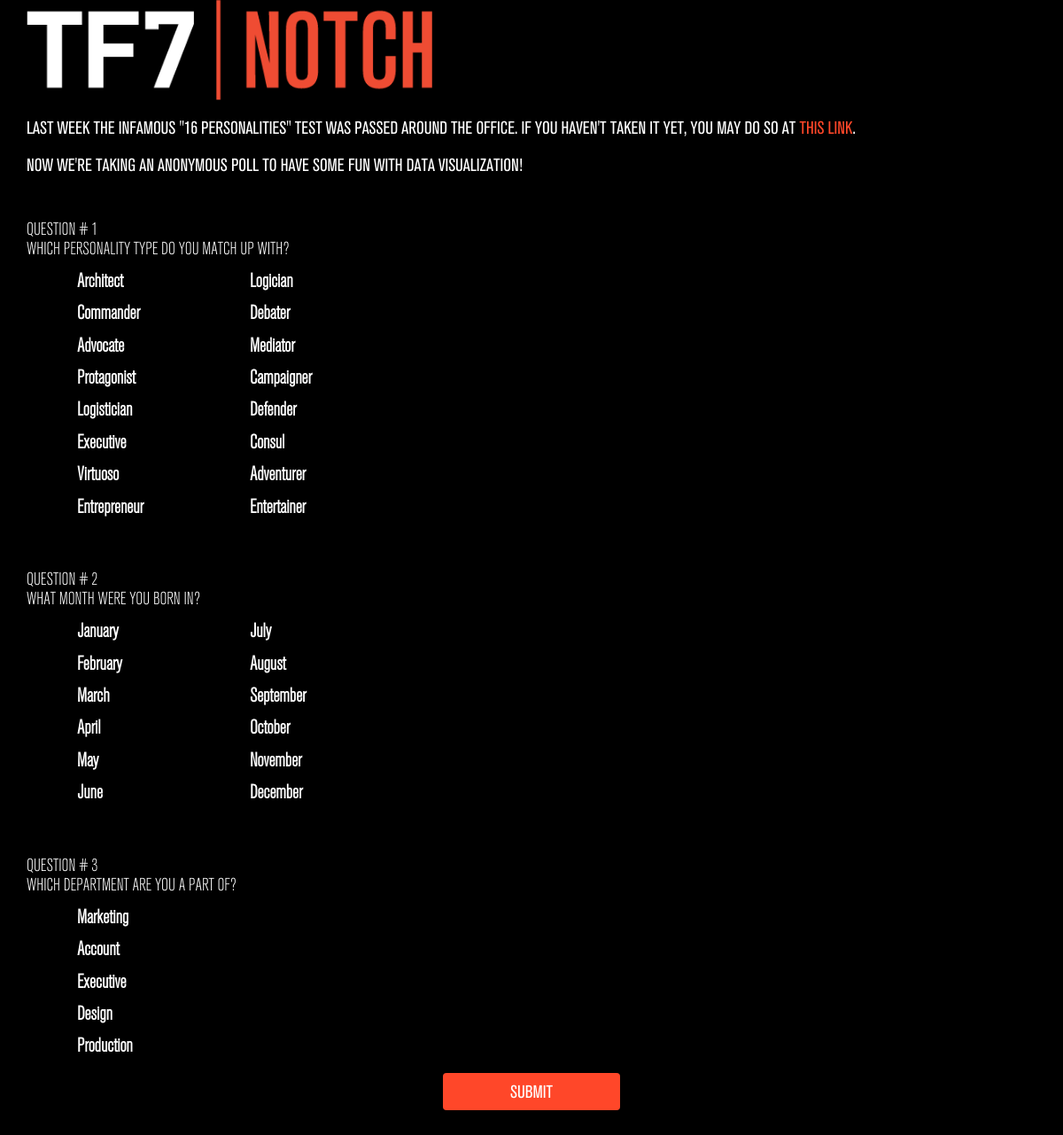
The page / on the database its author committed.
### poll/models.py (models this page shows, shortened)
class Question(models.Model):
    question_text = models.CharField(max_length = 200)

class Choice(models.Model):
    question = models.ForeignKey(Question, on_delete=models.CASCADE)
    choice_text = models.CharField(max_length=200)
    votes = models.IntegerField(default=0)

### poll/views.py (the view)
# urls.py: path('', views.index, name = 'index'),
def index(request):
    return render(request, 'poll/index.html', {'question_list': Question.objects.all()})

### poll/templates/poll/index.html (shortened to what this page needs)
<!DOCTYPE html>
<html lang="en" dir="ltr">
  <head>
    {% load static %}
    <link rel="stylesheet" href="//maxcdn.bootstrapcdn.com/bootstrap/3.2.0/css/bootstrap.min.css">
    <link rel="stylesheet" href="//maxcdn.bootstrapcdn.com/bootstrap/3.2.0/css/bootstrap-theme.min.css">
    <link rel="stylesheet" type="text/css" href="{% static 'poll/style.css' %}">
  </head>
  <body style="background-color: black">
    <div class="container">
      <div class="row">
        <div class="col-xs-5 col-sm-5 col-md-5 col-lg-5">
          <img src="{% static 'poll/logo.png' %}" alt="logo" style="max-width: 100%">
        </div>
      </div>
      <div class="row">
        <div class="col-xs-12 col-sm-12 col-md-12 col-lg-12"  >
          <h1 style="font-size: 2rem">LAST WEEK THE INFAMOUS "16 PERSONALITIES" TEST WAS PASSED AROUND THE OFFICE. IF YOU HAVEN'T TAKEN IT YET, YOU MAY DO SO AT<a href="www.16personalities.com" style="color: #FF4729"> THIS LINK</a>.</h1>
          <h1 style="font-size: 2rem">NOW WE'RE TAKING AN ANONYMOUS POLL TO HAVE SOME FUN WITH DATA VISUALIZATION!</h1>
        </div>
      </div>
        <form action="{% url 'poll:vote' %}" method="post">
        {% for question in question_list%}
        <br>
        <div class="row">
          <div class="col-xs-8 col-sm-8 col-md-8 col-lg-8">
            <h2 style="font-size: 2rem">QUESTION # {{forloop.counter}}
            <br>{{question.question_text|upper}}</h2>
          </div>
        </div>
        <div class="row">
          <div class = "form-check" >
            <div class="col-xs-6 col-sm-3 col-md-2 col-lg-2" style="display: inline-block; max-width: 35%">
              <ul>
              {% for choice in question.choice_set.all %}
                  {%if question.choice_set.count <= 5 %}
                    <label style="font-size: 2.2rem" class= "form-check-label" for="{{forloop.parentloop.counter}}{{choice.choice_text}}">{{choice.choice_text}}</label><br>
                  {% elif forloop.counter|divisibleby:2 is not True%}
                      <label  style="font-size: 2.2rem" class= "form-check-label" for="{{forloop.parentloop.counter}}{{choice.choice_text}}">{{choice.choice_text}}</label><br>
                  {%endif%}
              {%endfor%}
            </ul>
          </div>
            <div class="col-xs-6 col-sm-3 col-md-2 col-lg-2" style="display: inline-block; max-width: 35%">
              <ul>
              {% for choice in question.choice_set.all %}
                  {% if forloop.counter|divisibleby:2  and question.choice_set.count > 5%}
                      <label  style="font-size: 2.2rem" class= "form-check-label" for="{{forloop.parentloop.counter}}{{choice.choice_text}}">{{choice.choice_text}}</label><br>
                  {%endif%}
              {%endfor%}
            </ul></div>
          </div>
        </div>
        {%endfor%}
          <div class="text-center">
            <button type="submit" class="btn submit-btn" style="font-size: 2rem">SUBMIT</button>
          </div>
        </form>
    </div>
    <br><br><br>
  </body>
</html>

### poll/static/poll/style.css (style rules this page uses)
h1 { color: white; font-family: condensed-regular; }
h2 { color: white; font-family: condensed-light; }
.form-check-label { color: white; font-family: condensed-light; }
.submit-btn { background-color: #FF4729; font-family: condensed-regular; color: white; width: 33%; max-width: 200px; height: auto; }

### rows shown on the page
Question: question_text "WHICH PERSONALITY TYPE DO YOU MATCH UP WITH?"
Choice: choice_text "Architect"
Choice: choice_text "Commander"
Choice: choice_text "Advocate"
Choice: choice_text "Protagonist"
Choice: choice_text "Logistician"
Choice: choice_text "Executive"
Choice: choice_text "Virtuoso"
Choice: choice_text "Entrepreneur"
Choice: choice_text "Logician"
Choice: choice_text "Debater"
Choice: choice_text "Mediator"
Choice: choice_text "Campaigner"
Choice: choice_text "Defender"
Choice: choice_text "Consul"
Choice: choice_text "Adventurer"
Choice: choice_text "Entertainer"
Question: question_text "WHAT MONTH WERE YOU BORN IN?"
Choice: choice_text "January"
Choice: choice_text "February"
Choice: choice_text "March"
Choice: choice_text "April"
Choice: choice_text "May"
Choice: choice_text "June"
Choice: choice_text "July"
Choice: choice_text "August"
Choice: choice_text "September"
Choice: choice_text "October"
Choice: choice_text "November"
Choice: choice_text "December"
Question: question_text "WHICH DEPARTMENT ARE YOU A PART OF?"
Choice: choice_text "Marketing"
Choice: choice_text "Account"
Choice: choice_text "Executive"
Choice: choice_text "Design"
Choice: choice_text "Production"
